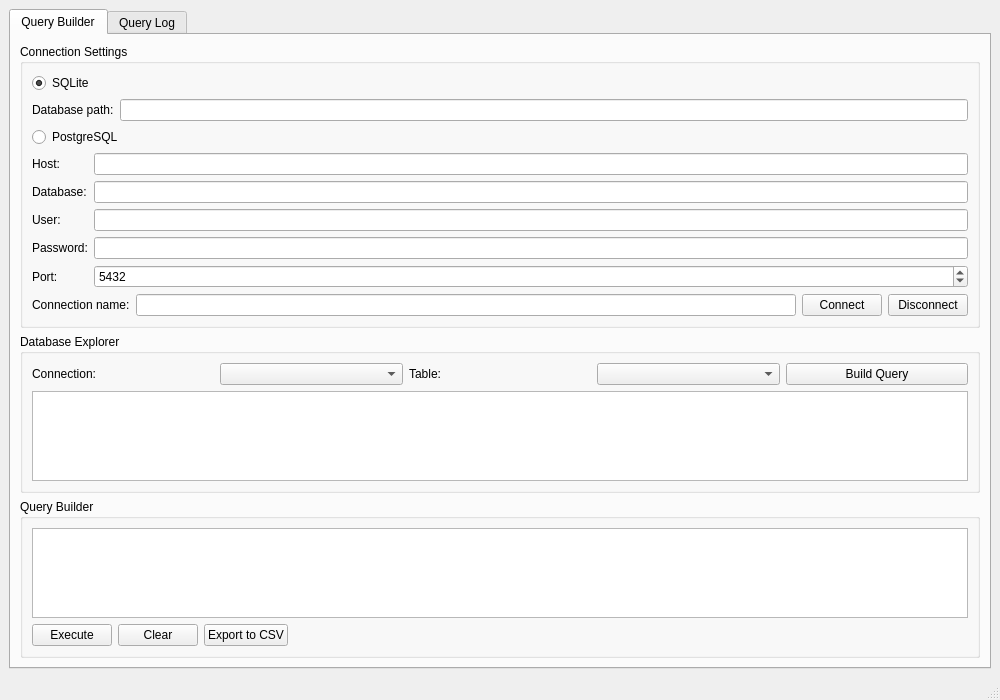
<?xml version="1.0" encoding="UTF-8"?>
<ui version="4.0">
 <class>MainWindow</class>
 <widget class="QMainWindow" name="MainWindow">
  <property name="geometry">
   <rect>
    <x>0</x>
    <y>0</y>
    <width>1000</width>
    <height>700</height>
   </rect>
  </property>
  <property name="windowTitle">
   <string>Database Query Builder</string>
  </property>
  <widget class="QWidget" name="centralwidget">
   <layout class="QVBoxLayout" name="verticalLayout">
    <item>
     <widget class="QTabWidget" name="tabWidget">
      <widget class="QWidget" name="tabQuery">
       <attribute name="title">
        <string>Query Builder</string>
       </attribute>
       <layout class="QVBoxLayout" name="verticalLayout_2">
        <item>
         <widget class="QGroupBox" name="gbConnection">
          <property name="title">
           <string>Connection Settings</string>
          </property>
          <layout class="QVBoxLayout" name="verticalLayout_3">
           <item>
            <widget class="QRadioButton" name="rbSQLite">
             <property name="text">
              <string>SQLite</string>
             </property>
             <property name="checked">
              <bool>true</bool>
             </property>
            </widget>
           </item>
           <item>
            <layout class="QHBoxLayout" name="horizontalLayout">
             <item>
              <widget class="QLabel" name="lblSQLitePath">
               <property name="text">
                <string>Database path:</string>
               </property>
              </widget>
             </item>
             <item>
              <widget class="QLineEdit" name="leSQLitePath"/>
             </item>
            </layout>
           </item>
           <item>
            <widget class="QRadioButton" name="rbPostgreSQL">
             <property name="text">
              <string>PostgreSQL</string>
             </property>
            </widget>
           </item>
           <item>
            <layout class="QGridLayout" name="gridLayout">
             <item row="0" column="0">
              <widget class="QLabel" name="lblPGHost">
               <property name="text">
                <string>Host:</string>
               </property>
              </widget>
             </item>
             <item row="0" column="1">
              <widget class="QLineEdit" name="lePGHost"/>
             </item>
             <item row="1" column="0">
              <widget class="QLabel" name="lblPGDatabase">
               <property name="text">
                <string>Database:</string>
               </property>
              </widget>
             </item>
             <item row="1" column="1">
              <widget class="QLineEdit" name="lePGDatabase"/>
             </item>
             <item row="2" column="0">
              <widget class="QLabel" name="lblPGUser">
               <property name="text">
                <string>User:</string>
               </property>
              </widget>
             </item>
             <item row="2" column="1">
              <widget class="QLineEdit" name="lePGUser"/>
             </item>
             <item row="3" column="0">
              <widget class="QLabel" name="lblPGPassword">
               <property name="text">
                <string>Password:</string>
               </property>
              </widget>
             </item>
             <item row="3" column="1">
              <widget class="QLineEdit" name="lePGPassword">
               <property name="echoMode">
                <enum>QLineEdit::Password</enum>
               </property>
              </widget>
             </item>
             <item row="4" column="0">
              <widget class="QLabel" name="lblPGPort">
               <property name="text">
                <string>Port:</string>
               </property>
              </widget>
             </item>
             <item row="4" column="1">
              <widget class="QSpinBox" name="sbPGPort">
               <property name="maximum">
                <number>65535</number>
               </property>
               <property name="value">
                <number>5432</number>
               </property>
              </widget>
             </item>
            </layout>
           </item>
           <item>
            <layout class="QHBoxLayout" name="horizontalLayout_2">
             <item>
              <widget class="QLabel" name="lblConnectionName">
               <property name="text">
                <string>Connection name:</string>
               </property>
              </widget>
             </item>
             <item>
              <widget class="QLineEdit" name="leConnectionName"/>
             </item>
             <item>
              <widget class="QPushButton" name="btnConnect">
               <property name="text">
                <string>Connect</string>
               </property>
              </widget>
             </item>
             <item>
              <widget class="QPushButton" name="btnDisconnect">
               <property name="text">
                <string>Disconnect</string>
               </property>
              </widget>
             </item>
            </layout>
           </item>
          </layout>
         </widget>
        </item>
        <item>
         <widget class="QGroupBox" name="gbExplorer">
          <property name="title">
           <string>Database Explorer</string>
          </property>
          <layout class="QVBoxLayout" name="verticalLayout_4">
           <item>
            <layout class="QHBoxLayout" name="horizontalLayout_3">
             <item>
              <widget class="QLabel" name="lblConnections">
               <property name="text">
                <string>Connection:</string>
               </property>
              </widget>
             </item>
             <item>
              <widget class="QComboBox" name="cbConnections"/>
             </item>
             <item>
              <widget class="QLabel" name="lblTables">
               <property name="text">
                <string>Table:</string>
               </property>
              </widget>
             </item>
             <item>
              <widget class="QComboBox" name="cbTables"/>
             </item>
             <item>
              <widget class="QPushButton" name="btnBuildQuery">
               <property name="text">
                <string>Build Query</string>
               </property>
              </widget>
             </item>
            </layout>
           </item>
           <item>
            <widget class="QTableView" name="tvResults">
             <property name="alternatingRowColors">
              <bool>true</bool>
             </property>
             <property name="selectionMode">
              <enum>QAbstractItemView::SingleSelection</enum>
             </property>
             <property name="selectionBehavior">
              <enum>QAbstractItemView::SelectRows</enum>
             </property>
            </widget>
           </item>
          </layout>
         </widget>
        </item>
        <item>
         <widget class="QGroupBox" name="gbQuery">
          <property name="title">
           <string>Query Builder</string>
          </property>
          <layout class="QVBoxLayout" name="verticalLayout_5">
           <item>
            <widget class="QPlainTextEdit" name="pteQuery"/>
           </item>
           <item>
            <layout class="QHBoxLayout" name="horizontalLayout_4">
             <item>
              <widget class="QPushButton" name="btnExecute">
               <property name="text">
                <string>Execute</string>
               </property>
              </widget>
             </item>
             <item>
              <widget class="QPushButton" name="btnClear">
               <property name="text">
                <string>Clear</string>
               </property>
              </widget>
             </item>
             <item>
              <widget class="QPushButton" name="btnExport">
               <property name="text">
                <string>Export to CSV</string>
               </property>
              </widget>
             </item>
             <item>
              <spacer name="horizontalSpacer">
               <property name="orientation">
                <enum>Qt::Horizontal</enum>
               </property>
               <property name="sizeHint" stdset="0">
                <size>
                 <width>40</width>
                 <height>20</height>
                </size>
               </property>
              </spacer>
             </item>
            </layout>
           </item>
          </layout>
         </widget>
        </item>
       </layout>
      </widget>
      <widget class="QWidget" name="tabLog">
       <attribute name="title">
        <string>Query Log</string>
       </attribute>
       <layout class="QVBoxLayout" name="verticalLayout_6">
        <item>
         <widget class="QPlainTextEdit" name="pteQueryLog">
          <property name="readOnly">
           <bool>true</bool>
          </property>
         </widget>
        </item>
        <item>
         <layout class="QHBoxLayout" name="horizontalLayout_5">
          <item>
           <widget class="QPushButton" name="btnClearLog">
            <property name="text">
             <string>Clear Log</string>
            </property>
           </widget>
          </item>
          <item>
           <widget class="QPushButton" name="btnSaveLog">
            <property name="text">
             <string>Save Log</string>
            </property>
           </widget>
          </item>
          <item>
           <spacer name="horizontalSpacer_2">
            <property name="orientation">
             <enum>Qt::Horizontal</enum>
            </property>
            <property name="sizeHint" stdset="0">
             <size>
              <width>40</width>
              <height>20</height>
             </size>
            </property>
           </spacer>
          </item>
         </layout>
        </item>
       </layout>
      </widget>
     </widget>
    </item>
   </layout>
  </widget>
  <widget class="QMenuBar" name="menubar">
   <property name="geometry">
    <rect>
     <x>0</x>
     <y>0</y>
     <width>1000</width>
     <height>21</height>
    </rect>
   </property> 
   <addaction name="menuFile"/>
   <addaction name="menuHelp"/>
  </widget>
  <widget class="QStatusBar" name="statusbar"/>
 </widget>
 <resources/>
 <connections/>
</ui>
